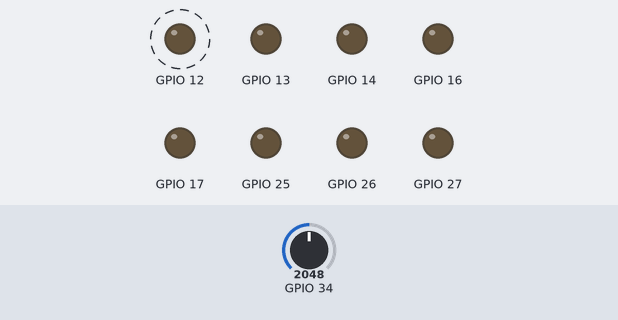
This program was run on a simulated ESP32. Shown: output pins drawn as LEDs (lit = HIGH). Dashed ring = blinking. Inputs (shaded band) come from the test bench; at power-on: GPIO 34 = 2048. What the program prints to the serial monitor is not drawn.

Above: at 0.5 s.
Timing chart, 0 to 4.6 s (numbered marks = the images above):
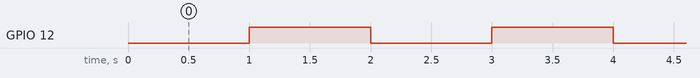

The program:

main.cpp
```cpp
#include <Arduino.h>
#include "pins_espressif.h"

int output_value = 0;

int value = 0;
char printBuffer[128];

// moisture sensor calibration values
const int airValue = 3650;   // value in the air
const int waterValue = 1350; // value in a cup full of water
int soilMoisturePercentage = 0;

void setup()
{

  Serial.begin(9600);
  //DIGITAL SETUP
  pinMode(26, OUTPUT);
  pinMode(25, OUTPUT);
  pinMode(17, OUTPUT);
  pinMode(16, OUTPUT);
  pinMode(27, OUTPUT);
  pinMode(14, OUTPUT);
  pinMode(12, OUTPUT);
  pinMode(13, OUTPUT);
  // ANALOG SETUP
  // pinMode(2, INPUT);
  // pinMode(4, INPUT);
  // pinMode(36, INPUT);
  // pinMode(34, INPUT);
  // pinMode(38, INPUT);
  // pinMode(39, INPUT);
}

void loop()
{
  // Serial.println("Start Loop");
  // put your main code here, to run repeatedly:
  //LED CHECK
  // digitalWrite(ledPin, HIGH);
  // delay(1000);
  // digitalWrite(ledPin, LOW);
  // delay(1000);
  //LED CHECK

  // output_value = analogRead(2); //gets the value from the soil moisture sensor
  // Serial.print("Analog value 2: ");
  // Serial.println(output_value);

  // output_value = analogRead(4); //gets the value from the soil moisture sensor
  // Serial.print("Analog value 4: ");
  // Serial.println(output_value);

  // output_value = analogRead(36); //gets the value from the soil moisture sensor
  // Serial.print("Analog value 36: ");
  // Serial.println(output_value);

  // output_value = analogRead(34); //gets the value from the soil moisture sensor
  // Serial.print("Analog value 34: ");
  // Serial.println(output_value);

  // output_value = analogRead(38); //gets the value from the soil moisture sensor
  // Serial.print("Analog value 38: ");
  // Serial.println(output_value);

  // output_value = analogRead(39); //gets the value from the soil moisture sensor
  // Serial.print("Analog value 39: ");
  // Serial.println(output_value);

  // // DIGITAL WRITE TEST
  // digitalWrite(26, HIGH);
  // digitalWrite(25, HIGH);
  // digitalWrite(17, HIGH);
  // digitalWrite(16, HIGH);
  // digitalWrite(27, HIGH);
  // digitalWrite(14, HIGH);
  // digitalWrite(12, HIGH);
  // digitalWrite(13, HIGH);
  // delay(1000);
  // digitalWrite(26, LOW);
  // digitalWrite(25, LOW);
  // digitalWrite(17, LOW);
  // digitalWrite(16, LOW);
  // digitalWrite(27, LOW);
  // digitalWrite(14, LOW);
  // digitalWrite(12, LOW);
  // digitalWrite(13, LOW);

  delay(1000);

  digitalWrite(12, HIGH); // Turn the sensor ON
  delay(1000);            // wait 1000 milliseconds

  value = analogRead(34); // get adc value
  sprintf(printBuffer, "Value: %d", value);
  Serial.println(printBuffer);

  // Do not power the sensor constantly, but power it only when you take the readings.
  digitalWrite(12, LOW); // Turn the sensor OFF

  soilMoisturePercentage = map(value, airValue, waterValue, 0, 100);
  sprintf(printBuffer, "%d%%", soilMoisturePercentage);

  Serial.println(printBuffer);
}
```

pins_espressif.h
```cpp
#ifndef Pins_Espressif_h
#define Pins_Espressif_h

#include <stdint.h>

#define EXTERNAL_NUM_INTERRUPTS 16
#define NUM_DIGITAL_PINS        40
#define NUM_ANALOG_INPUTS       16

#define analogInputToDigitalPin(p)  (((p)<20)?(esp32_adc2gpio[(p)]):-1)
#define digitalPinToInterrupt(p)    (((p)<40)?(p):-1)
#define digitalPinHasPWM(p)         (p < 34)

static const uint8_t LED_BUILTIN = 2;
#define BUILTIN_LED  LED_BUILTIN // backward compatibility
#define LED_BUILTIN LED_BUILTIN

static const uint8_t E_A0 = 36;
static const uint8_t E_A1 = 36;
static const uint8_t E_A2 = 36;
static const uint8_t E_A3 = 36;


// unchecked


#endif /* Pins_Espressif_h */
```

Measured:
- by itself, GPIO 12: alternates HIGH for 1.0 s and LOW for 1.0 s
